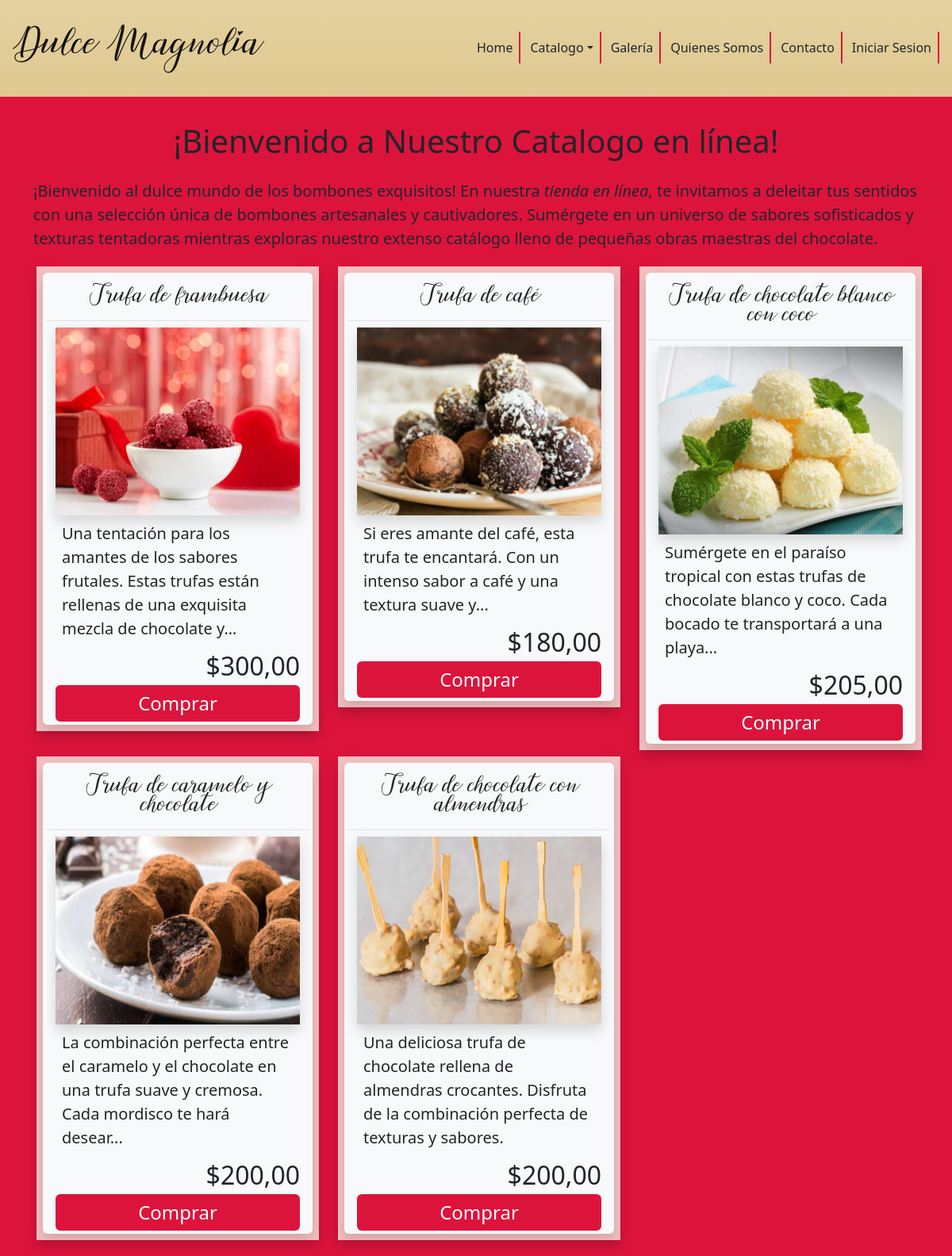
/index.php?sec=catalogo&tipo=2, run on the app's committed database.
### tables this page shows
CREATE TABLE `bombones` (
  `id` int(10) UNSIGNED NOT NULL,
  `nombre` varchar(256) NOT NULL,
  `tipo_bombones_id` int(10) UNSIGNED NOT NULL,
  `chocolate_id` int(10) UNSIGNED NOT NULL,
  `ingredientes_destacados_id` int(10) UNSIGNED NOT NULL,
  `imagen` varchar(256) NOT NULL,
  `precio` decimal(10,2) UNSIGNED NOT NULL,
  `vencimiento` date NOT NULL,
  `peso` decimal(6,2) NOT NULL,
  `detalle` varchar(256) NOT NULL,
  `calorias` tinyint(3) UNSIGNED NOT NULL
);

### clases/Bombones.php (called while the page is built, shortened)
<?PHP
class Bombones
{
    private $nombre;
    private $imagen;
    private $precio;
    private $detalle;
    private static $createValues = ['id', 'nombre', 'imagen', 'precio', 'vencimiento', 'peso', 'detalle', 'calorias'];
    public function catalogo_x_tipo(int $tipo_bombones_id): array
    {
        $catalogo = [];
        $conexion = Conexion::getConexion();
        $query = "SELECT b.*, GROUP_CONCAT(i.nombre) AS ingredientes
    FROM bombones b
    INNER JOIN ingredientes_x_bombones ib ON b.id = ib.bombones_id
    INNER JOIN ingredientes i ON ib.ingredientes_id = i.id
    WHERE b.tipo_bombones_id = ?
    GROUP BY b.id";
        $PDOStatement = $conexion->prepare($query);
        $PDOStatement->setFetchMode(PDO::FETCH_ASSOC);
        $PDOStatement->execute([$tipo_bombones_id]);
        while ($resultado = $PDOStatement->fetch()) {
            $catalogo[] = $this->crearBombones($resultado);
        }
        return $catalogo;
    }
    private function crearBombones($bombonesData): Bombones
    {
        $bombones = new self();
        foreach (self::$createValues as $value) {
            $bombones->{$value} = $bombonesData[$value];
        }
        $bombones->tipo_bombones_id = (new TipoBombones())->get_x_tipo($bombonesData['tipo_bombones_id']);
        $chocolate = (new Chocolate())->get_x_chocolate($bombonesData['chocolate_id']);
        $bombones->chocolate_id = $chocolate;
        $bombones->ingredientes = $bombonesData['ingredientes'];
        return $bombones;
    }
    public function precio_formateado(): string
    {
        return number_format($this->precio, 2, ",", ".");
    }
    public function recortar_palabras(int $cantidad = 20): string
    {
        $texto = $this->detalle;
        $array = explode(" ", $texto);
        if (count($array) <= $cantidad) {
            $resultado = $texto;
        } else {
            array_splice($array, $cantidad);
            $resultado = implode(" ", $array) . "...";
        }
        return $resultado;
    }
    public function getNombre()
    {
        return $this->nombre;
    }
    public function getImagen()
    {
        return $this->imagen;
    }
    public function getPrecio()
    {
        return $this->precio_formateado();
    }
}

### clases/TipoBombones.php (called while the page is built, shortened)
<?PHP
class TipoBombones
{
    public function get_x_tipo(int $id): ?TipoBombones
    {
        $conexion = Conexion::getConexion();
        $query = "SELECT * FROM tipos_bombones WHERE id = ?";
        $PDOStatement = $conexion->prepare($query);
        $PDOStatement->setFetchMode(PDO::FETCH_CLASS, self::class);
        $PDOStatement->execute(
            [$id]
        );
        $resultado = $PDOStatement->fetch();
        return $resultado ?? null;
    }
}

### clases/Chocolate.php (called while the page is built, shortened)
<?PHP
class Chocolate
{
    private static $createValues = ['id', 'nombre'];
    public function get_x_chocolate(int $id): ?Chocolate
    {
        $conexion = Conexion::getConexion();
        $query = "SELECT c.id, c.nombre, c.origen_id, c.tipo_chocolate_id, o.pais, o.calidad, tc.nombre AS tipoChocolate
        FROM chocolate c
        LEFT JOIN origen_chocolate o ON c.origen_id = o.id
        LEFT JOIN tipos_chocolate tc ON c.tipo_chocolate_id = tc.id
        WHERE c.id = ?";
        $PDOStatement = $conexion->prepare($query);
        $PDOStatement->setFetchMode(PDO::FETCH_ASSOC);
        $PDOStatement->execute([$id]);
        $resultado = $this->crearChocolate($PDOStatement->fetch());
        return $resultado ?? null;
    }
    public function crearChocolate($chocolateData): Chocolate
    {
        $chocolate = new self();
        foreach (self::$createValues as $value) {
            $chocolate->{$value} = $chocolateData[$value];
        }
        if (isset($chocolateData['origen_id']) && $chocolateData['origen_id'] !== null) {
            $origen = new Origen();
            $chocolate->origen_id = $origen->get_x_origen($chocolateData['origen_id']);
        }
        if (isset($chocolateData['tipo_chocolate_id']) && $chocolateData['tipo_chocolate_id'] !== null) {
            $tipoChocolate = new TipoChocolate();
            $chocolate->tipo_chocolate_id = $tipoChocolate->get_x_tipo($chocolateData['tipo_chocolate_id']);
        }
        return $chocolate;
    }
}

### clases/Origen.php (called while the page is built, shortened)
<?PHP
class Origen
{
    public function get_x_origen(int $id): ?Origen
    {
        $conexion = Conexion::getConexion();
        $query = "SELECT * FROM origen_chocolate WHERE id = ?";
        $PDOStatement = $conexion->prepare($query);
        $PDOStatement->setFetchMode(PDO::FETCH_CLASS, self::class);
        $PDOStatement->execute(
            [$id]
        );
        $resultado = $PDOStatement->fetch();
        return $resultado ?? null;
    }
}

### clases/TipoChocolate.php (called while the page is built, shortened)
<?PHP
class TipoChocolate {
    public function get_x_tipo(int $id): ?TipoChocolate
{
    $conexion = Conexion::getConexion();
    $query = "SELECT * FROM tipos_chocolate WHERE id = ?";
    $PDOStatement = $conexion->prepare($query);
    $PDOStatement->setFetchMode(PDO::FETCH_CLASS, self::class);
    $PDOStatement->execute(
        [$id]
    );
     $resultado = $PDOStatement->fetch();
     return $resultado ?? null;
}
}

### secciones/catalogo.php (the view)
<?PHP
$filtro = $_GET['tipo'] ?? FALSE;
$misBombones = new Bombones();
if ($filtro && ($filtro != "completo")) {
    $catalogo = $misBombones->catalogo_x_tipo($filtro);
} else {
    $catalogo = $misBombones->catalogo_completo();
}
$rolUsuario = $_SESSION['loggedIn']['rol'] ?? 'invitado';
?>
<div class="container">
    <h1 class="d-flex justify-content-center p-3">¡Bienvenido a Nuestro Catalogo en línea!</h1>
    <p class="fs-5">
        ¡Bienvenido al dulce mundo de los <strong class="fw-normal">bombones exquisitos</strong>! En nuestra <em class="fw-normal">tienda en línea</em>, te invitamos a deleitar tus sentidos con una selección única de <strong class="fw-normal">bombones artesanales y cautivadores</strong>. Sumérgete en un universo de <strong class="fw-normal">sabores sofisticados</strong> y <strong class="fw-normal">texturas tentadoras</strong> mientras exploras nuestro extenso catálogo lleno de <strong class="fw-normal">pequeñas obras maestras del chocolate</strong>.</p>
    <?PHP if (!empty($catalogo)) { ?>
        <div class="row ">
            <?PHP foreach ($catalogo as $misBombones) { ?>
                <div class="col-12  col-lg-4 col-md-6 align-items-stretch ">
                    <div class="container m-1 p-2 bg-rosa shadow">
                        <div class="container bg-light shadow p-1 rounded fs-5 align-items-center">
                            <div class="container-fluid">
                                <div class="row ">
                                    <h2 class="col-12 bg-light  text-center text-deco fs-5 border-bottom p-3   align-items-stretch"><?= $misBombones->getNombre() ?></h2>
                                    <div class="col-12 "> <img src="img/productos/<?= $misBombones->getImagen() ?> " class="img-fluid shadow d-block m-auto" alt="Foto de <?= $misBombones->getNombre() ?>">
                                    </div>
                                    <div class="col-12 ">
                                        <p class="card-text m-2 "><?= $misBombones->recortar_palabras() ?></p>
                                    </div>
                                    <div class=" col-12 justify-content-end">
                                        <p class="card-text fs-2 text-end">$<?= $misBombones->getPrecio() ?></p>
                                    </div>
                                    <div class="col-12 d-flex flex-column-reverse justify-content-evenly">
                                        <?PHP
                                        if ($rolUsuario === 'invitado') { ?>
                                            <a href="admin/index.php?sec=loguin" type="button" class="btn bg-magnolia text-white fs-4 p-1">Comprar</a>
                                        <?PHP } else { ?>
                                            <a href="index.php?sec=compra&id=<?= $misBombones->getId() ?>" type="button" class="btn bg-magnolia text-white fs-4 p-1">Comprar</a>
                                        <?PHP }
                                        ?>
                                    </div>
                                </div>
                            </div>
                        </div>
                    </div>
                </div>
            <?PHP } ?>
        </div>
    <?PHP } else { ?>
        <div class="col">
            <h2 class="text-center m-5">No se encontró el producto deseado.</h2>
        </div>
    <?PHP } ?>
</div>

### css/css.css (style rules this page uses)
.bg-magnolia { background-color: #dc143c; }
.bg-rosa { background-color: #f4c1c1; }
.text-deco { font-family: "lovely_day", sans-serif; font-size: 2rem; }

### data on the page
bombones: nombre "Trufa de frambuesa", imagen (picture), recortar_palabras "Una tentación para los amantes de los sabores frutales. Estas trufas están rellenas de una exquisita mezcla de chocolate y...", precio "300,00"
bombones: nombre "Trufa de café", imagen (picture), recortar_palabras "Si eres amante del café, esta trufa te encantará. Con un intenso sabor a café y una textura suave y...", precio "180,00"
bombones: nombre "Trufa de chocolate blanco con coco", imagen (picture), recortar_palabras "Sumérgete en el paraíso tropical con estas trufas de chocolate blanco y coco. Cada bocado te transportará a una playa...", precio "205,00"
bombones: nombre "Trufa de caramelo y chocolate", imagen (picture), recortar_palabras "La combinación perfecta entre el caramelo y el chocolate en una trufa suave y cremosa. Cada mordisco te hará desear...", precio "200,00"
bombones: nombre "Trufa de chocolate con almendras", imagen (picture), detalle "Una deliciosa trufa de chocolate rellena de almendras crocantes. Disfruta de la combinación perfecta de texturas y sabores.", precio "200,00"
